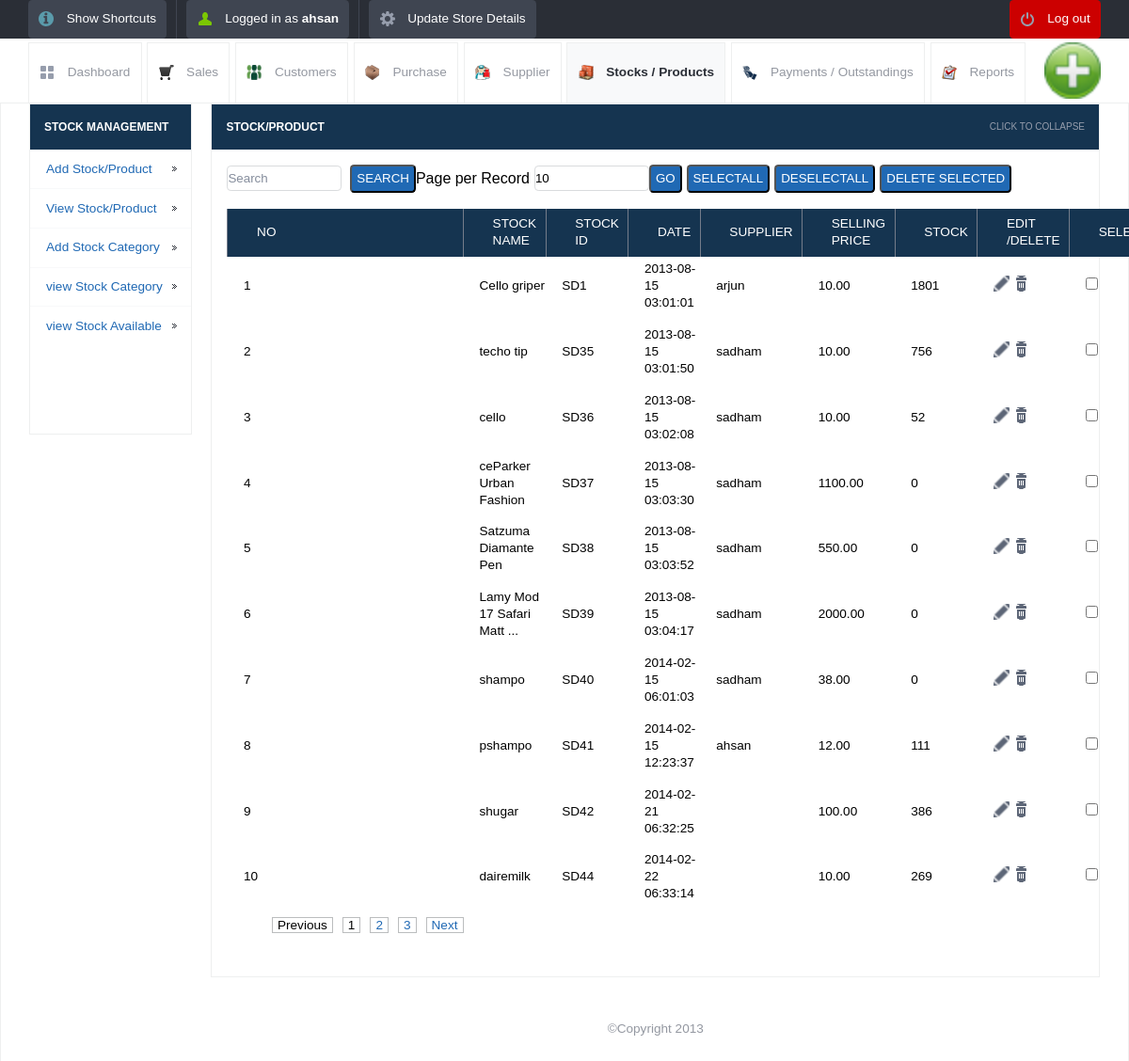
The page /view_product.php (signed in) on the database its author committed.
### tables this page shows
CREATE TABLE IF NOT EXISTS `stock_details` (
  `id` int(10) unsigned NOT NULL AUTO_INCREMENT,
  `stock_id` varchar(120) NOT NULL,
  `stock_name` varchar(120) NOT NULL,
  `stock_quatity` int(11) NOT NULL,
  `supplier_id` varchar(250) NOT NULL,
  `company_price` decimal(10,2) NOT NULL,
  `selling_price` decimal(10,2) NOT NULL,
  `category` varchar(120) NOT NULL,
  `date` timestamp NOT NULL DEFAULT CURRENT_TIMESTAMP ON UPDATE CURRENT_TIMESTAMP,
  `expire_date` datetime NOT NULL,
  `uom` varchar(120) NOT NULL,
  PRIMARY KEY (`id`)
);

### lib/db.class.php (called while the page is built, shortened)
<?php
  class DB
  {
    function DB($base, $server, $user, $pass)
    {
     $myconnection =  mysql_select_db($base)              ;
    }
    function queryUniqueValue($query, $debug = -1)
    {
      $query = "$query LIMIT 1";
      $result = mysql_query($query) or $this->debugAndDie($query);
      $line = mysql_fetch_row($result);
      return $line[0];
    }
  }
?>

### init.php (called while the page is built, shortened)
<?php
	include("lib/db.class.php");
	$db = new DB($config['database'], $config['host'], $config['username'], $config['password']);
?>

### view_product.php (the view, shortened to what this page needs)
<?php
include_once("init.php");
?>
<!DOCTYPE html>
<html lang="en">
<head>
	<link rel="stylesheet" href="css/style.css">
	<?php include_once("tpl/common_js.php"); ?>
<link rel="stylesheet"  href="dist/js/jquery.alerts.css" >
</head>
<body>
	<?php include_once("tpl/top_bar.php"); ?>
	<div id="header-with-tabs">
		<div class="page-full-width cf">
			<ul id="tabs" class="fl">
				<li><a href="dashboard.php" class="dashboard-tab">Dashboard</a></li>
				<li><a href="view_sales.php" class="sales-tab">Sales</a></li>
				<li><a href="view_customers.php" class=" customers-tab">Customers</a></li>
				<li><a href="view_purchase.php" class="purchase-tab">Purchase</a></li>
				<li><a href="view_supplier.php" class=" supplier-tab">Supplier</a></li>
				<li><a href="view_product.php" class="active-tab stock-tab">Stocks / Products</a></li>
				<li><a href="view_payments.php" class="payment-tab">Payments / Outstandings</a></li>
				<li><a href="view_report.php" class="report-tab">Reports</a></li>
			</ul>
			<a href="#" id="company-branding-small" class="fr"><img src="<?php if(isset($_SESSION['logo'])) { echo "upload/".$_SESSION['logo'];}else{ echo "upload/posnic.png"; } ?>" alt="Point of Sale" /></a>
		</div>
	</div>
	<div id="content">
		<div class="page-full-width cf">
			<div class="side-menu fl">
				<h3>Stock Management</h3>
				<ul>
					<li><a href="add_stock.php">Add Stock/Product</a></li>
					<li><a href="view_product.php">View Stock/Product</a></li>
					<li><a href="add_category.php">Add Stock Category</a></li>
					<li><a href="view_category.php">view Stock Category</a></li>
					<li><a href="view_stock_availability.php">view Stock Available</a></li>
				</ul>
				     <div style="background: #ffffff">
<ins class="adsbygoogle"
     style="display:inline-block;width:120px;height:90px"
     data-ad-client="ca-pub-5212135413309920"
     data-ad-slot="3677012951"></ins>
                                </div>
			</div>
			<div class="side-content fr">
				<div class="content-module">
					<div class="content-module-heading cf">
						<h3 class="fl">Stock/Product</h3>
						<span class="fr expand-collapse-text">Click to collapse</span>
					</div>
						<div class="content-module-main cf">
					<table>
<form action="" method="post" name="search" >
    <input name="searchtxt" type="text" class="round my_text_box" placeholder="Search" >
&nbsp;&nbsp;<input name="Search" type="submit" class="my_button round blue   text-upper" value="Search">
</form>
 <form action="" method="get" name="limit_go">
    Page per Record<input name="limit" type="text" class="round my_text_box" id="search_limit" style="margin-left:5px;" value="<?php if(isset($_GET['limit'])) echo $_GET['limit']; else echo "10"; ?>" size="3" maxlength="3">
    <input name="go"  type="button" value="Go" class=" round blue my_button  text-upper" onclick="return confirmLimitSubmit()">
</form>
<form name="deletefiles" action="delete.php" method="post">
<input type="button" name="selectall" value="SelectAll" class="my_button round blue   text-upper" onClick="checkAll()"  style="margin-left:5px;"/>
<input type="button" name="unselectall" value="DeSelectAll" class="my_button round blue   text-upper" onClick="uncheckAll()" style="margin-left:5px;" />
<input name="dsubmit" type="button" value="Delete Selected" class="my_button round blue   text-upper" style="margin-left:5px;" onclick="return confirmDeleteSubmit()"/>
					<table>
		<?php
	$tbl_name="stock_details";
	$adjacents = 3;
	$query = "SELECT COUNT(*) as num FROM $tbl_name";
	$total_pages = mysql_fetch_array(mysql_query($query));
	$total_pages = $total_pages[num];
	$limit = 10;
	$page = $_GET['page'];
	if($page)
		$start = ($page - 1) * $limit;
	else
		$start = 0;
	$sql = "SELECT * FROM stock_details LIMIT $start, $limit ";
	$result = mysql_query($sql);
	if ($page == 0) $page = 1;
	$prev = $page - 1;
	$next = $page + 1;
	$lastpage = ceil($total_pages/$limit);
	$pagination = "";
	if($lastpage > 1)
	{
		$pagination .= "<div >";
		if ($page > 1)
			$pagination.= "<a href=\"view_product.php?page=$prev&limit=$limit\" class=my_pagination >Previous</a>";
		else
			$pagination.= "<span class=my_pagination>Previous</span>";
		if ($lastpage < 7 + ($adjacents * 2))
		{
			for ($counter = 1; $counter <= $lastpage; $counter++)
			{
				if ($counter == $page)
					$pagination.= "<span class=my_pagination>$counter</span>";
				else
					$pagination.= "<a href=\"view_product.php?page=$counter&limit=$limit\" class=my_pagination>$counter</a>";
			}
		}
		if ($page < $counter - 1)
			$pagination.= "<a href=\"view_product.php?page=$next&limit=$limit\" class=my_pagination>Next</a>";
		else
			$pagination.= "<span class= my_pagination >Next</span>";
		$pagination.= "</div>\n";
	}
?>
							<tr>
								<th>No</th>
								<th>Stock Name</th>
								<th>Stock Id</th>
								<th>Date</th>
								<th>Supplier</th>
								<th>Selling Price</th>
								<th>Stock</th>
								<th>Edit /Delete</th>
                                                                <th>Select</th>
							</tr>
<?php $i=1; $no=$page-1; $no=$no*$limit;
while($row = mysql_fetch_array($result))
{
 ?>
	<tr>
   <td> <?php echo $no+$i; ?></td>
   <td><?php echo $row['stock_name']; ?></td>
      <td> <?php echo $row['stock_id'];?></td>
      <td> <?php echo $row['date'];?></td>
   <td> <?php echo $row['supplier_id']; ?></td>
   <td> <?php echo $row['selling_price']; ?></td>
   <td> <?php $quantity = $db->queryUniqueValue("SELECT quantity FROM stock_avail WHERE name='".$row['stock_name']."'"); echo $quantity; ?></td>
    <td>	<a href="update_stock.php?sid=<?php echo $row['id'];?>&table=stock_details&return=view_product.php"	class="table-actions-button ic-table-edit">
	</a>
<a  href="javascript:confirmSubmit(<?php echo $row['id'];?>,'stock_details','view_product.php')" class="table-actions-button ic-table-delete"></a>
    </td>
	<td><input type="checkbox" value="<?php echo $row['id']; ?>" name="checklist[]" id="check_box" /></td>
</tr>
<?php $i++; } ?>
 <tr>
       <td align="center"><div style="margin-left:20px;"><?php echo $pagination; ?></div></td>
      </tr>
</table>
</form>
		</div>
	</div>
		<div id="footer">
	<p> &copy;Copyright 2013</p>
	</div>
</body>
</html>

### rows shown on the page
stock_details: i "1", stock_name "Cello griper", stock "SD1", date "2013-08-15 03:01:01", supplier "arjun", selling_price "10.00", quantity "1801"
stock_details: i "2", stock_name "techo tip", stock "SD35", date "2013-08-15 03:01:50", supplier "sadham", selling_price "10.00", quantity "756"
stock_details: i "3", stock_name "cello", stock "SD36", date "2013-08-15 03:02:08", supplier "sadham", selling_price "10.00", quantity "52"
stock_details: i "4", stock_name "ceParker Urban Fashion", stock "SD37", date "2013-08-15 03:03:30", supplier "sadham", selling_price "1100.00", quantity "0"
stock_details: i "5", stock_name "Satzuma Diamante Pen", stock "SD38", date "2013-08-15 03:03:52", supplier "sadham", selling_price "550.00", quantity "0"
stock_details: i "6", stock_name "Lamy Mod 17 Safari Matt ...", stock "SD39", date "2013-08-15 03:04:17", supplier "sadham", selling_price "2000.00", quantity "0"
stock_details: i "7", stock_name "shampo", stock "SD40", date "2014-02-15 06:01:03", supplier "sadham", selling_price "38.00", quantity "0"
stock_details: i "8", stock_name "pshampo", stock "SD41", date "2014-02-15 12:23:37", supplier "ahsan", selling_price "12.00", quantity "111"
stock_details: i "9", stock_name "shugar", stock "SD42", date "2014-02-21 06:32:25", selling_price "100.00", quantity "386"
stock_details: i "10", stock_name "dairemilk", stock "SD44", date "2014-02-22 06:33:14", selling_price "10.00", quantity "269"

### other values the page prints
$POSNIC['username'] "ahsan"
